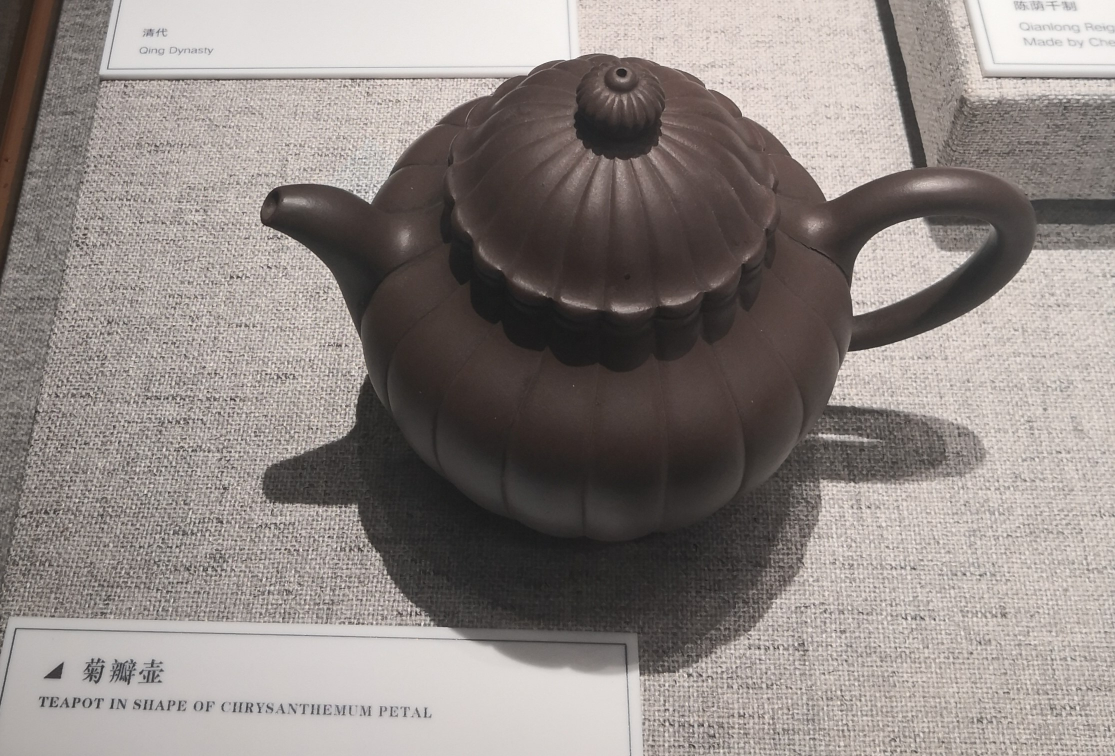
#> input picture image/1/IMG_20240628_141431.jpg, 2230 x 1512 px (shown at 1/2 size); its folder holds only this picture in this run
$ python 1data_expansion.py
#> lines starting #> are read from the running program, lines starting #| are printed output that depends on the picture
"""
Created on 2025/04/24
@author: cyg
opencv数据扩充：添加 亮度，噪声，旋转，裁剪
"""

import os
import shutil
import cv2
import numpy as np


def contrast_brightness_image(src1, a, g, path_out):
    '''
        色彩增强（通过调节对比度和亮度）
    '''
    h, w, ch = src1.shape  # 获取shape的数值，height和width、通道
    # 新建全零图片数组src2,将height和width，类型设置为原图片的通道类型(色素全为零，输出为全黑图片)
    src2 = np.zeros([h, w, ch], src1.dtype)
    # addWeighted函数说明:计算两个图像阵列的加权和
    dst = cv2.addWeighted(src1, a, src2, 1 - a, g)
    cv2.imwrite(path_out, dst)


def gauss_noise(image, path_out_gauss, mean=0, var=0.01):
    '''
    添加高斯噪声
    mean : 均值
    var : 方差
    '''
    # 将图像转换为浮点型并归一化到 [0, 1]
    image = np.array(image, dtype=float) / 255.0
    # 生成高斯噪声
    noise = np.random.normal(mean, var ** 0.5, image.shape)
    # 将噪声添加到图像上
    out = image + noise
    # 确保输出的像素值在 [0, 1] 范围内
    out = np.clip(out, 0, 1)
    # 转换回 [0, 255] 的整数类型
    out = np.uint8(out * 255)
    cv2.imwrite(path_out_gauss, out)


def mirror(image, path_out_mirror):
    '''
        水平镜像
    '''
    h_flip = cv2.flip(image, 1)
    cv2.imwrite(path_out_mirror, h_flip)


def resize(image, path_out_large):
    '''
        放大两倍
    '''
    height, width = image.shape[:2]
    large = cv2.resize(image, (2 * width, 2 * height))
    cv2.imwrite(path_out_large, large)


def rotate(image, path_out_rotate):
    '''
        旋转
    '''
    rows, cols = image.shape[:2]
    M = cv2.getRotationMatrix2D((cols / 2, rows / 2), 20, 1)
    dst = cv2.warpAffine(image, M, (cols, rows))
    cv2.imwrite(path_out_rotate, dst)


def shear(image, path_out_shear):
    '''
        剪切
    '''
    height, width = image.shape[:2]
    cropped = image[int(height / 5):height, int(width / 5):width]
    cv2.imwrite(path_out_shear, cropped)


def main():
    image_path = './image/1'
    image_out_path = './image/1_test'
    # image_path = './dataset/Square'
    # image_out_path = './datasets/Square'
    if not os.path.exists(image_out_path):
        os.mkdir(image_out_path)
    list = os.listdir(image_path)
    print(list)
    print("----------------------------------------")
    print("The original data path:" + image_path)
    print("The original data set size:" + str(len(list)))
    print("----------------------------------------")

    imageNameList = [
        '_color.jpg',
        '_gauss.jpg',
        '_rotate.jpg',
        '_shear.jpg',
        '.jpg']
    for i in range(0, len(list)):
        path = os.path.join(image_path, list[i])
        out_image_name = os.path.splitext(list[i])[0]
        for j, n in enumerate(imageNameList):
            path_out = os.path.join(
                image_out_path, out_image_name + imageNameList[j])
            image = cv2.imread(path)
#> image is the input picture: shape (1512, 2230, 3); mean B, G, R 131.3, 134.7, 142.5
            if n == "_color.jpg":
                contrast_brightness_image(image, 1.5, 10, path_out)
#> in contrast_brightness_image, `dst = cv2.addWeighted(src1, a, src2, 1 - a, g)`:
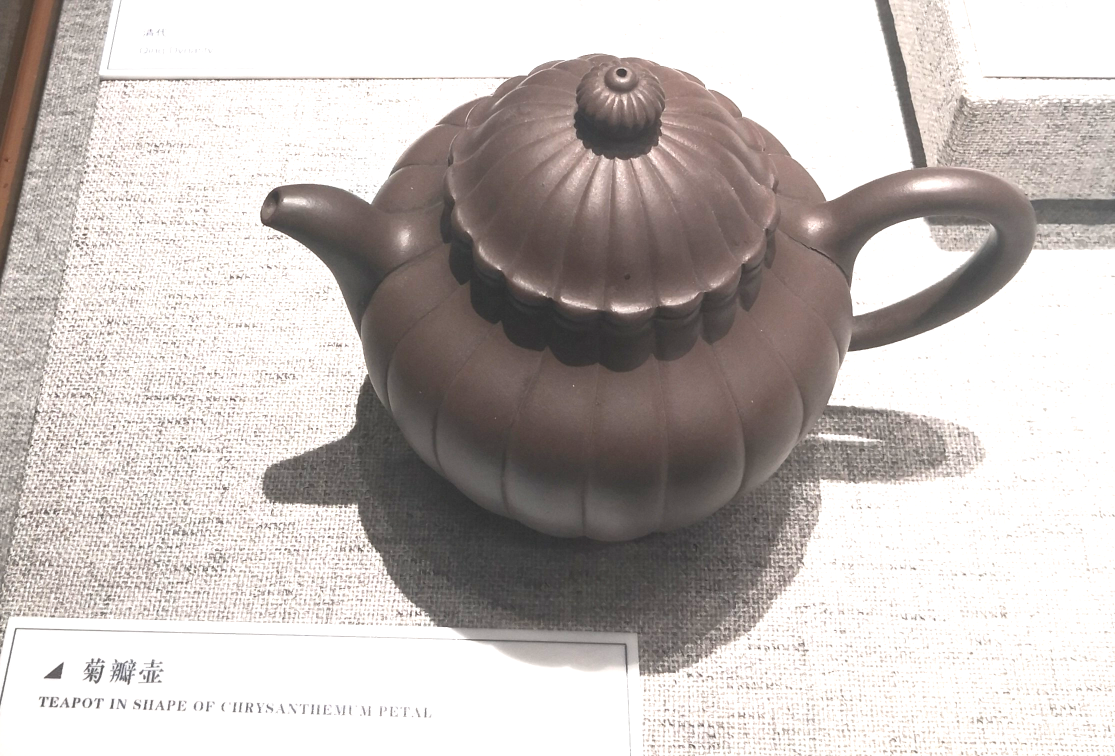
#> dst: shape (1512, 2230, 3) (shown at 1/2 size); mean B, G, R 187, 189.6, 196
            elif n == "_gauss.jpg":
                gauss_noise(image, path_out)
            elif n == "_mirror.jpg":
                mirror(image, path_out)
            elif n == "_large.jpg":
                resize(image, path_out)
            elif n == "_rotate.jpg":
                rotate(image, path_out)
            elif n == "_shear.jpg":
                shear(image, path_out)
            else:
                shutil.copy(path, path_out)
        print(out_image_name + "success！", end='\t')
    print("----------------------------------------")
    print("The data augmention path:" + image_out_path)
    outlist = os.listdir(image_out_path)
#> outlist = ['IMG_20240628_141431.jpg', 'IMG_20240628_141431_color.jpg', 'IMG_20240628_141431_gauss.jpg', 'IMG_20240628_141431_rotate.jpg', 'IMG_20240628_141431_shear.jpg']
    print("The data augmention sizes:" + str(len(outlist)))
#| The data augmention sizes:5
    print("----------------------------------------")
    print("Rich sample for:" + str(len(outlist) - len(list)))
#| Rich sample for:4


if __name__ == '__main__':
    main()
